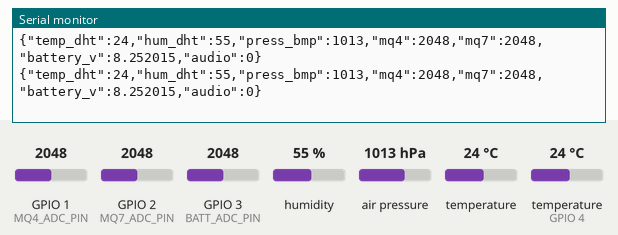
Simulated run of this sketch. Board: ESP32-S3. On the bench: the last lines printed to the serial monitor. The test bench sets the inputs (shaded band); at power-on: humidity 55 %, air pressure 1013 hPa, GPIO 1 (MQ4_ADC_PIN) = 2048, GPIO 2 (MQ7_ADC_PIN) = 2048, GPIO 3 (BATT_ADC_PIN) = 2048, temperature (sensor on GPIO 4) 24 °C, temperature 24 °C (analog values on the 0–4095 scale). I2S audio is not simulated (input reads silence).

Above: at 1.2 s.
1.3 s: humidity set to 22 %
At 2.79 s:
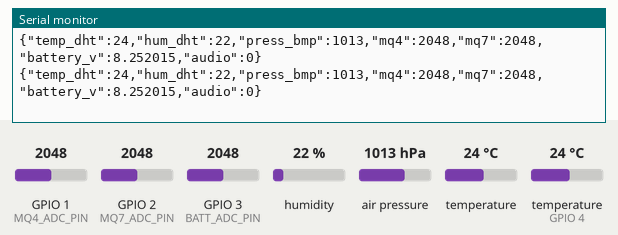
2.8 s: air pressure set to 952 hPa
At 2.99 s:
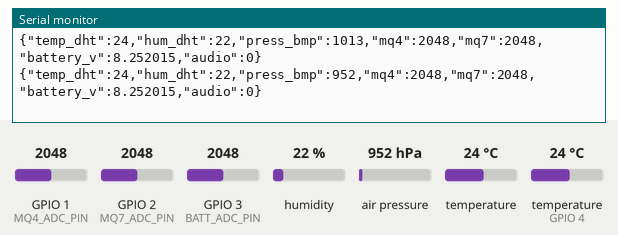
4.3 s: GPIO 1 (MQ4_ADC_PIN) set to 2866
At 4.61 s:
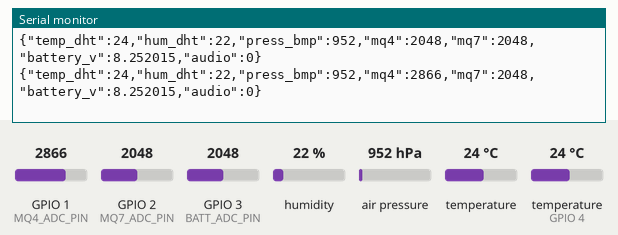
5.8 s: GPIO 2 (MQ7_ADC_PIN) set to 2866
At 5.8 s:
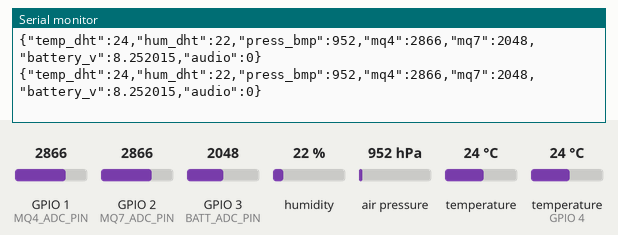
7.3 s: GPIO 3 (BATT_ADC_PIN) set to 2866
At 7.4 s:
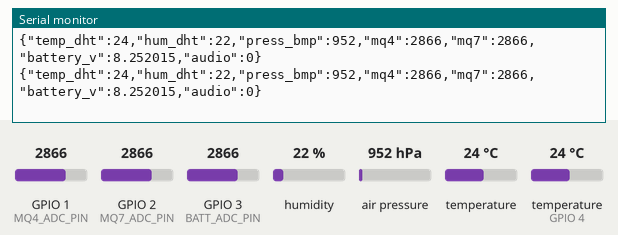
8.8 s: temperature (sensor on GPIO 4) set to 12 °C
At 9.01 s:
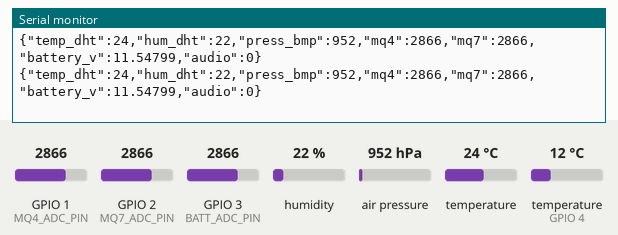

The sketch:

sketch_sep28a.ino
```cpp
#include <Arduino.h>
#include <ArduinoJson.h>
#include <DHT.h>
#include <Wire.h>
#include <Adafruit_BMP280.h>
#include <driver/i2s.h>

// --- PIN DEFINITIONS (Based on Wiring Specification) ---
#define DHTPIN        4
#define DHTTYPE       DHT11

#define BMP_SDA       8
#define BMP_SCL       9

#define MQ4_ADC_PIN   1   // LV1 from Level Converter (Methane)
#define MQ7_ADC_PIN   2   // LV2 from Level Converter (CO)
#define BATT_ADC_PIN  3   // Scaled Battery Voltage

// I2S Microphone (INMP441)
#define I2S_WS        13
#define I2S_SD        14
#define I2S_SCK       12
#define I2S_PORT      I2S_NUM_0

// Hardware Serial 2 for Pi 4B Communication
#define UART_TX_PIN   17  // ESP32 TX2 -> Pi RXD (GPIO 15)
#define UART_RX_PIN   18  // ESP32 RX2 -> Pi TXD (GPIO 14)

// --- OBJECT INSTANTIATIONS ---
DHT dht(DHTPIN, DHTTYPE);
Adafruit_BMP280 bmp; // Uses I2C Wire

// --- I2S MIC SETUP ---
void setupI2S() {
  i2s_config_t i2s_config = {
    .mode = (i2s_mode_t)(I2S_MODE_MASTER | I2S_MODE_RX),
    .sample_rate = 16000,
    .bits_per_sample = I2S_BITS_PER_SAMPLE_16BIT,
    .channel_format = I2S_CHANNEL_FMT_ONLY_LEFT,
    .communication_format = I2S_COMM_FORMAT_STAND_I2S,
    .intr_alloc_flags = ESP_INTR_FLAG_LEVEL1,
    .dma_buf_count = 4,
    .dma_buf_len = 512,
    .use_apll = false
  };

  i2s_pin_config_t pin_config = {
    .bck_io_num = I2S_SCK,
    .ws_io_num = I2S_WS,
    .data_out_num = I2S_PIN_NO_CHANGE,
    .data_in_num = I2S_SD
  };

  i2s_driver_install(I2S_PORT, &i2s_config, 0, NULL);
  i2s_set_pin(I2S_PORT, &pin_config);
}

int readMicAudioPeak() {
  int32_t sample_buffer[256];
  size_t bytes_read = 0;
  i2s_read(I2S_PORT, &sample_buffer, sizeof(sample_buffer), &bytes_read, portMAX_DELAY);

  int max_val = 0;
  int samples = bytes_read / sizeof(int32_t);
  for (int i = 0; i < samples; i++) {
    int abs_val = abs(sample_buffer[i] >> 16);
    if (abs_val > max_val) {
      max_val = abs_val;
    }
  }
  return map(constrain(max_val, 0, 10000), 0, 10000, 0, 100);
}

void setup() {
  // Primary Serial Debug
  Serial.begin(115200);

  // Serial2 Hardware Connection to Pi 4B
  Serial2.begin(115200, SERIAL_8N1, UART_RX_PIN, UART_TX_PIN);

  // ADC Calibration & Resolution
  analogReadResolution(12);

  // Sensor Initialization
  dht.begin();
  Wire.begin(BMP_SDA, BMP_SCL);
  if (!bmp.begin(0x76) && !bmp.begin(0x77)) {
    Serial.println("BMP280 Sensor not found!");
  }

  setupI2S();
  Serial.println("ESP32-S3 Telemetry Node Ready.");
}

void loop() {
  static unsigned long lastSendTime = 0;
  if (millis() - lastSendTime >= 200) { // 5 Hz update rate
    lastSendTime = millis();

    // 1. Read DHT11
    float humidity = dht.readHumidity();
    float temp_dht = dht.readTemperature();

    // 2. Read BMP280
    float pressure = bmp.readPressure() / 100.0F; // Convert Pa to hPa
    float temp_bmp = bmp.readTemperature();

    // 3. Read Analog Gas Sensors
    int raw_mq4 = analogRead(MQ4_ADC_PIN);
    int raw_mq7 = analogRead(MQ7_ADC_PIN);

    // 4. Read Battery Voltage (0-25V Sensor with 5:1 Divider)
    int raw_batt = analogRead(BATT_ADC_PIN);
    float battery_v = (raw_batt / 4095.0) * 3.3 * 5.0;

    // 5. Read Audio Activeness Level
    int audio_level = readMicAudioPeak();

    // 6. Build JSON Document
    StaticJsonDocument<256> doc;
    doc["temp_dht"] = isnan(temp_dht) ? 0.0 : temp_dht;
    doc["hum_dht"]  = isnan(humidity) ? 0.0 : humidity;
    doc["press_bmp"]= isnan(pressure) ? 0.0 : pressure;
    doc["mq4"]      = raw_mq4;
    doc["mq7"]      = raw_mq7;
    doc["battery_v"]= battery_v;
    doc["audio"]    = audio_level;

    // Serialize and Send over Serial2
    String output;
    serializeJson(doc, output);
    Serial2.println(output);
    Serial.println(output); // Debug output
  }
}
```

Measured:
- after the input at 1.3 s, the serial monitor: prints a new line after 1.2 s (image 1)
- after the input at 2.8 s, the serial monitor: prints a new line at once (image 2)
- after the input at 4.3 s, the serial monitor: prints a new line after 0.14 s (image 3)
